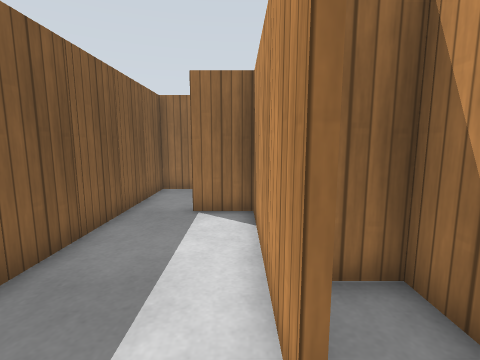
View 1 (above)

24 first-person views from a walk through a world built for the Gazebo simulator. The camera is 1 m above the floor, tilts 8° down and sees 85° across. The floor is counted in squares, 0.5 m on a side. Each view is taken from the middle of a square. On the plan, view 1 faces up. The plan holds only what a view shows up to about 16 squares ahead; the rest is blank. Simple patterns stand in for the simulator's built-in surfaces.

View 2
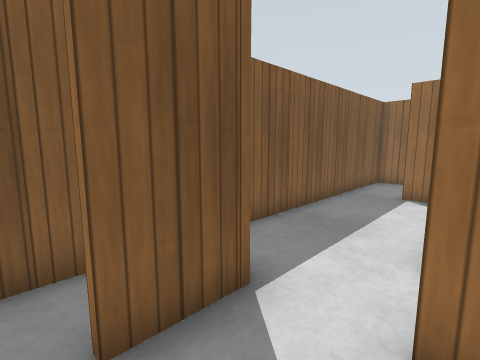

View 3
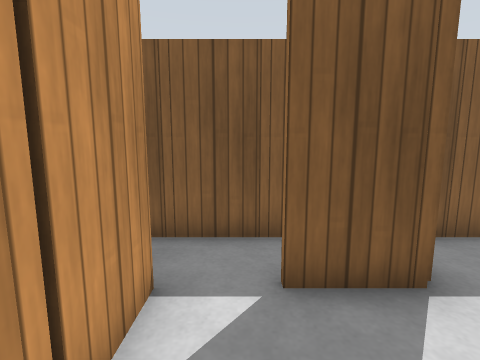

View 4
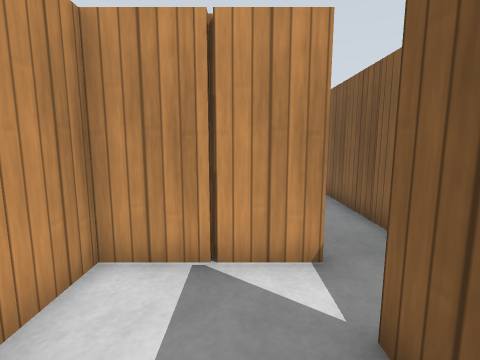

View 5
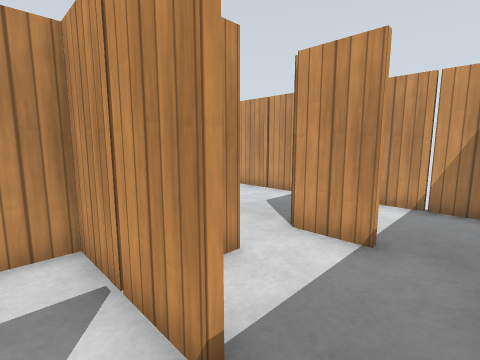

View 6
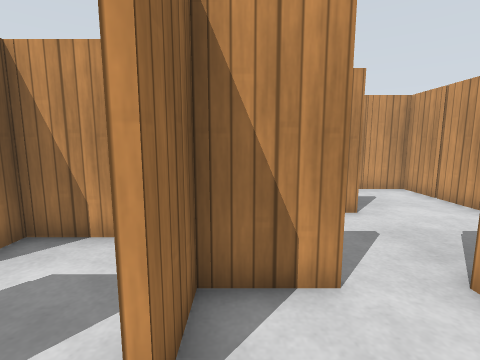

View 7
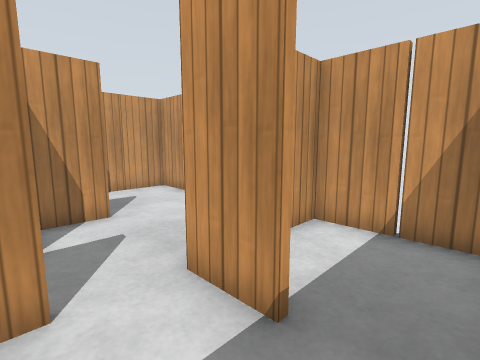

View 8
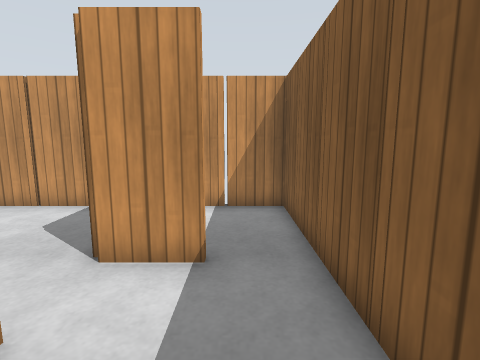

View 9
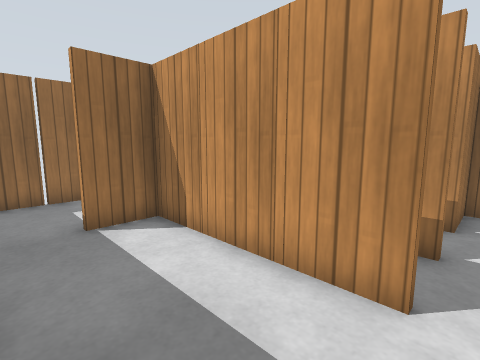

View 10
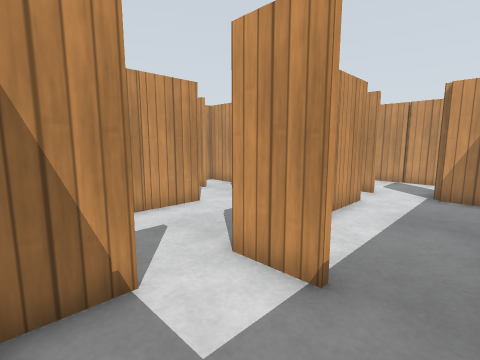

View 11
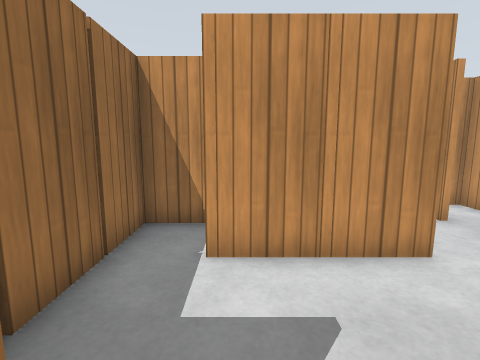

View 12
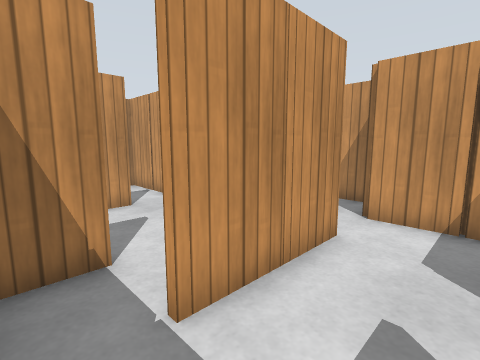

View 13
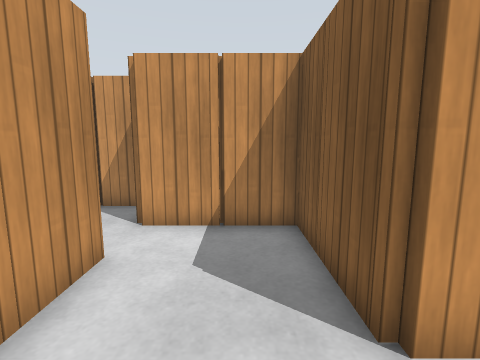

View 14
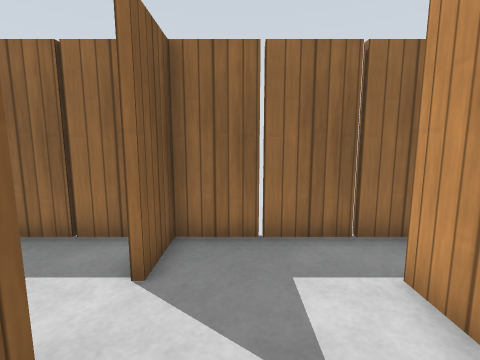

View 15
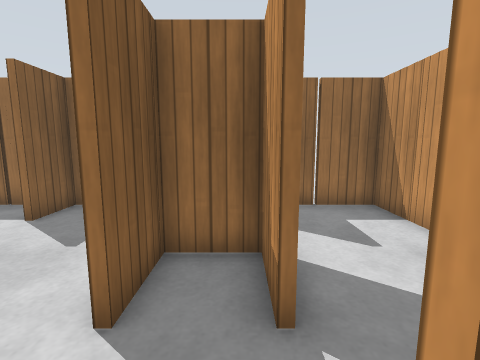

View 16
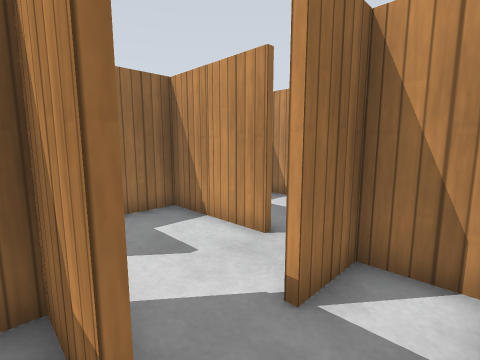

View 17
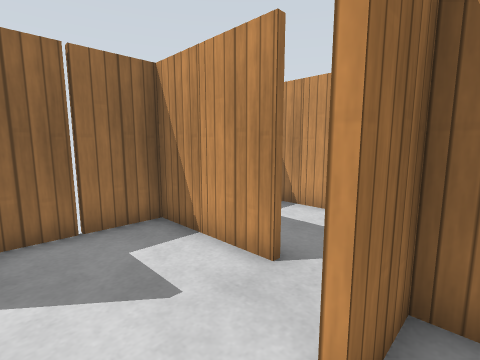

View 18
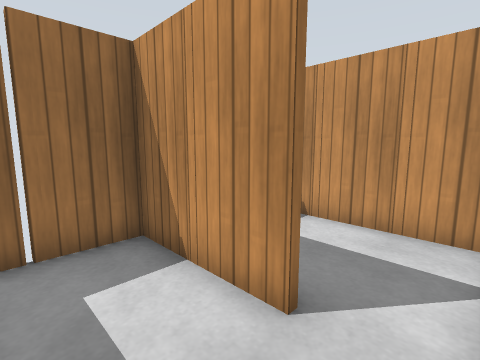

View 19
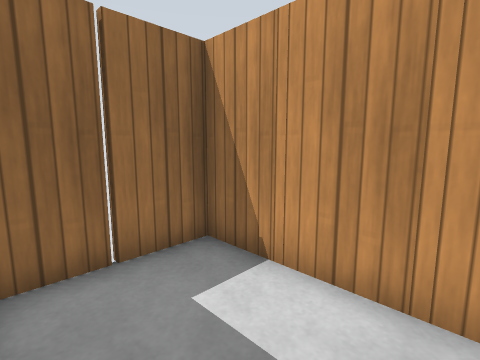

View 20
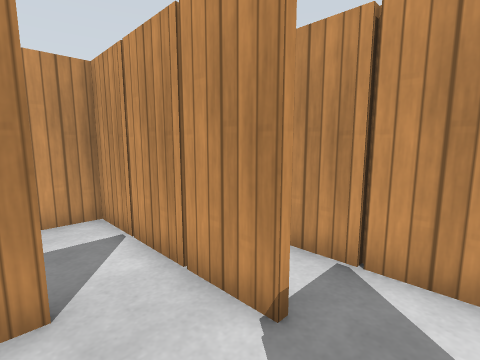

View 21
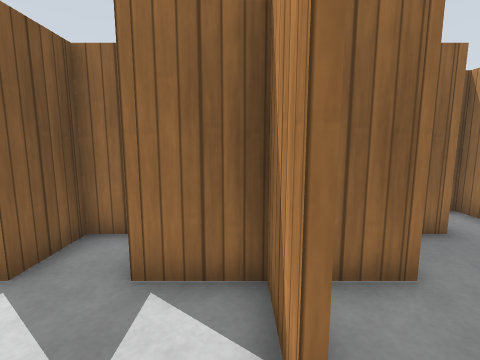

View 22
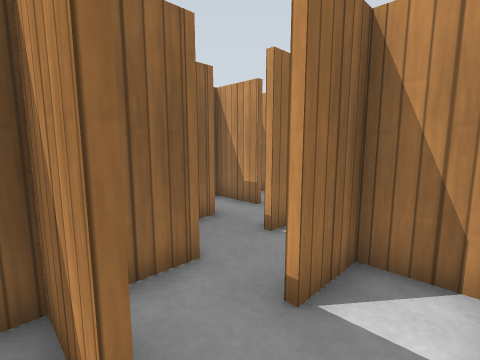

View 23
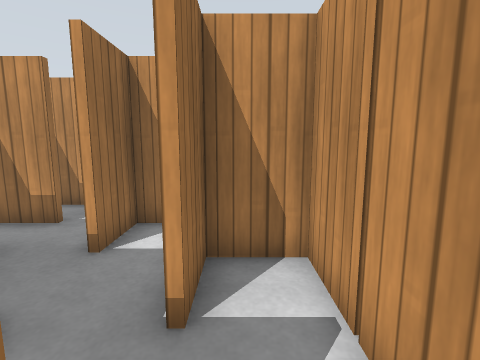

View 24
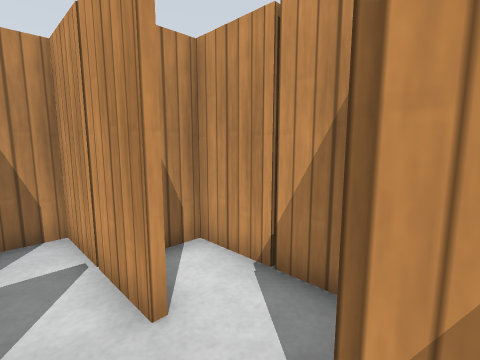

### Floor plan
Points are (right, up) in squares from view 1. A wall is a line through its corners. A room is listed if a view was taken in it or the views show most of it. See-through windows are left out.
Room 1 (views 1, 2, 3, 4, 5, 6, 7, 8)
walls: (0.4, -6.5) (0.4, -5.4); (-1.5, -4.2) (0.4, -4.2); (0.5, -4.4) (-1.5, -4.4); (-1.5, -8.2) (0.5, -8.2); (1.4, -4.2) (2.4, -4.2); (-3.4, -2.5) (-3.4, -12.2) (0.4, -12.2) (0.4, -11.4); (2.4, -2.4) (2.4, -0.4) (0.5, -0.4); (-1.4, -0.8) (-1.4, -2.5)
ways out: opening at (-0.5, 0) to room 2; opening at (1, -5.5) to room 5
objects: wooden post (-4, -10); wooden post (-4, -8); wooden post (-4, -6); wooden post (-4, -4); wooden post (-4, -2); wooden post (-1, -12); wooden post (-1, -1); wooden post (3, -3)
Room 2 (views 9, 10, 11, 14)
walls: (0.6, 6.6) (0.6, 5.5); (-1.5, 7.8) (0.5, 7.8); (0.6, 3.8) (3.5, 3.8); (0.4, 9.5) (0.4, 11); (2.5, 3.6) (1.2, 3.6); (0.4, 1.5) (0.4, 7.6) (-1.5, 7.6); (4.4, 5.5) (4.4, 6.5); (-0.4, 11.4) (-3.4, 11.4) (-3.4, 1.1); (2.4, 1.5) (2.4, 2); (0.5, -0.2) (1.1, -0.2); (-2.6, -0.2) (-1.5, -0.2)
ways out: opening at (-0.5, 0) to room 1; opening at (0, 9) to room 3; opening at (3, 6) to room 3; opening at (3, 5) to room 4; opening at (3, 1) to room 5
objects: wooden post (-4, 2); wooden post (-4, 4); wooden post (-4, 6); wooden post (-4, 8); wooden post (-4, 10); wooden post (-1, 12); wooden post (1, 3); wooden post (1, 5); wooden post (3, 3); wooden post (3, 4)
Room 3 (views 12, 13)
walls: (4.4, 6.5) (4.4, 8.6); (5.5, 7.6) (4.5, 7.6); (6.4, 9.5) (6.4, 11.4) (0.6, 11.4) (0.6, 9.5); (6.4, 6.4) (6.4, 7.6)
ways out: opening at (0, 9) to room 2; opening at (3, 6) to room 2; opening at (7, 9) to room 4
objects: wooden post (1, 7); wooden post (3, 12); wooden post (5, 7); wooden post (5, 9); wooden post (5, 12)
Room 4 (views 15, 16, 17, 18, 19, 20)
walls: (14.4, 4) (14.4, 4.5); (12.4, 3.5) (12.4, 4.5); (10.6, 3.6) (10, 3.6); (10.4, 4) (10.4, 4.5); (10.5, 5.6) (8.5, 5.6); (10.4, 7.5) (10.4, 11.4) (7.1, 11.4); (8.5, 5.8) (14.4, 5.8) (14.4, 11.4) (11, 11.4); (7.5, 1.8) (8.4, 1.8); (6.5, 3.8) (9.9, 3.8); (6.4, 5.5) (6.4, 6.4); (6.4, 7.6) (5.5, 7.6); (5.1, 1.8) (6.5, 1.8); (4.6, 6.5) (4.6, 5.5); (3.5, 3.8) (4.5, 3.8)
ways out: opening at (3, 5) to room 2; opening at (7, 9) to room 3; opening at (8.5, 2) to room 5
objects: wooden post (5, 3); wooden post (7, 7); wooden post (9, 3); wooden post (9, 4); wooden post (9, 12); wooden post (11, 5); wooden post (11, 6); wooden post (11, 9); wooden post (13, 5); wooden post (13, 6); wooden post (13, 12); wooden post (15, 7); wooden post (15, 9)
Room 5 (views 21, 22, 23, 24)
walls: (5.2, -4.2) (8.4, -4.2) (8.4, -3.4); (6.5, -2.2) (10.4, -2.2) (10.4, -1.4); (4.4, -8.5) (4.4, -7.4); (3.9, -2.2) (4.5, -2.2); (6.4, -0.5) (6.4, 1.5); (2.4, -4.2) (2.4, -3.4); (10.5, -0.4) (8.5, -0.4); (8.6, 1.6) (4.4, 1.6); (3.4, -12.2) (8.4, -12.2) (8.4, -9.6); (0.4, -4.2) (1.4, -4.2); (8.4, 1.8) (8.4, 2.2); (6.5, 1.8) (7.5, 1.8); (12.5, 1.6) (10.5, 1.6); (2.6, 2.5) (2.6, 1.5)
ways out: opening at (1, -5.5) to room 1; opening at (3, 1) to room 2; opening at (8.5, 2) to room 4
objects: wooden post (1, -9); wooden post (1, -5); wooden post (1, -4); wooden post (3, -1); wooden post (5, -12); wooden post (5, -3); wooden post (7, -12); wooden post (7, -4); wooden post (7, 1); wooden post (7, 2); wooden post (9, -11); wooden post (9, -2); wooden post (11, -1)

Positions as (right, up) in squares from view 1, and headings:
1: (0, 0), facing up
2: (1, -3), facing up-left
3: (2, -3), facing left
4: (0, 0), facing down
5: (-3, -3), facing down-right
6: (-3, -5), facing right
7: (-3, -6), facing down-right
8: (-2, -4), facing down
9: (-3, 1), facing up-right
10: (-3, 11), facing down-right
11: (0, 9), facing right
12: (2, 11), facing down-right
13: (2, 10), facing down
14: (2, 6), facing up
15: (6, 3), facing up
16: (6, 4), facing up-right
17: (7, 5), facing up-right
18: (8, 6), facing up-right
19: (11, 7), facing up-right
20: (7, 8), facing down-right
21: (6, -2), facing up
22: (6, -2), facing up-right
23: (6, -1), facing right
24: (4, -1), facing down-right
